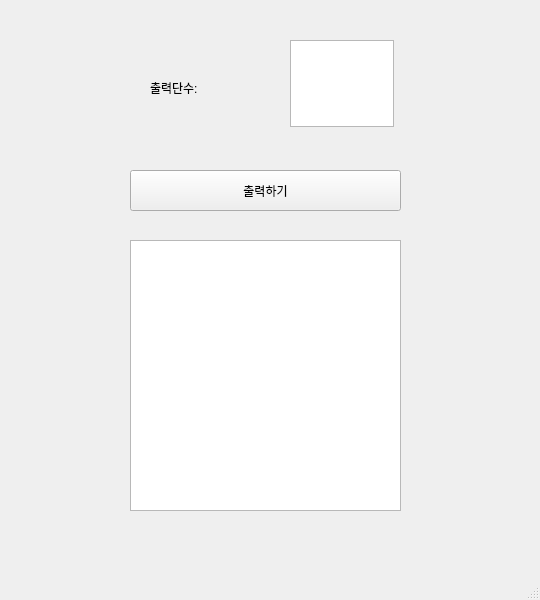
<?xml version="1.0" encoding="UTF-8"?>
<ui version="4.0">
 <class>MainWindow</class>
 <widget class="QMainWindow" name="MainWindow">
  <property name="geometry">
   <rect>
    <x>0</x>
    <y>0</y>
    <width>540</width>
    <height>600</height>
   </rect>
  </property>
  <property name="windowTitle">
   <string>MainWindow</string>
  </property>
  <widget class="QWidget" name="centralwidget">
   <widget class="QLabel" name="lbl">
    <property name="geometry">
     <rect>
      <x>150</x>
      <y>80</y>
      <width>64</width>
      <height>15</height>
     </rect>
    </property>
    <property name="text">
     <string>출력단수:</string>
    </property>
   </widget>
   <widget class="QTextEdit" name="te">
    <property name="geometry">
     <rect>
      <x>290</x>
      <y>40</y>
      <width>104</width>
      <height>87</height>
     </rect>
    </property>
   </widget>
   <widget class="QPushButton" name="pb">
    <property name="geometry">
     <rect>
      <x>130</x>
      <y>170</y>
      <width>271</width>
      <height>41</height>
     </rect>
    </property>
    <property name="text">
     <string>출력하기</string>
    </property>
   </widget>
   <widget class="QPlainTextEdit" name="pte">
    <property name="geometry">
     <rect>
      <x>130</x>
      <y>240</y>
      <width>271</width>
      <height>271</height>
     </rect>
    </property>
   </widget>
  </widget>
  <widget class="QMenuBar" name="menubar">
   <property name="geometry">
    <rect>
     <x>0</x>
     <y>0</y>
     <width>540</width>
     <height>26</height>
    </rect>
   </property>
  </widget>
  <widget class="QStatusBar" name="statusbar"/>
 </widget>
 <resources/>
 <connections/>
</ui>
